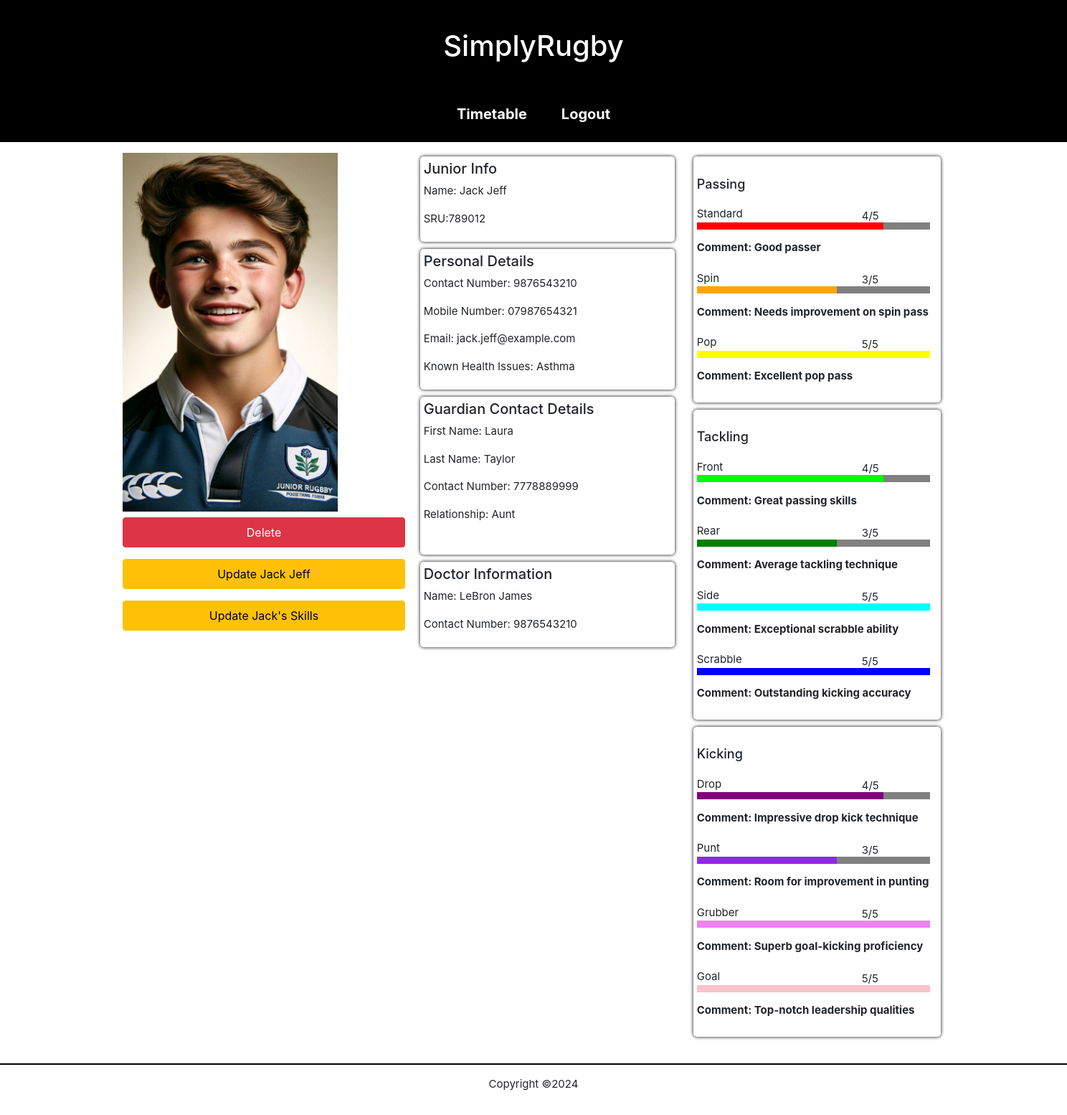
/junior-page.php?id=2 (signed in), run on the app's committed database.
### tables this page shows
CREATE TABLE juniors(
junior_id INT PRIMARY KEY AUTO_INCREMENT NOT NULL,
address_id INT NOT NULL,
user_id INT,
first_name  varchar(32) NOT NULL,
last_name  varchar(32) NOT NULL,
dob DATE,
sru_no  INT NOT NULL,
contact_no  varchar(40) NOT NULL,
mobile_no  varchar(40),
email_address varchar(45),
health_issues TEXT,
filename VARCHAR(64),
FOREIGN KEY (address_id) REFERENCES addresses (address_id),
FOREIGN KEY (user_id) REFERENCES users (user_id)
);

CREATE TABLE guardians(
  guardian_id INT AUTO_INCREMENT PRIMARY KEY,
  address_id INT NOT NULL,
  guardian_first_name varchar(48) NOT NULL,
  guardian_last_name varchar(48) NOT NULL,
  guardian_contact_no varchar(45) NOT NULL,
  relationship varchar(35) NOT NULL,
  FOREIGN KEY (address_id) REFERENCES addresses(address_id)
);

CREATE TABLE doctors(
doctor_id INT PRIMARY KEY AUTO_INCREMENT NOT NULL,
doctor_first_name  varchar(32) NOT NULL,
doctor_last_name  varchar(32) NOT NULL,
doctor_contact_no  varchar(40) NOT NULL
);

CREATE TABLE junior_skills (
  junior_id INT NOT NULL,
  skill_id INT NOT NULL,
  squad_id INT NOT NULL,
  skill_level INT NOT NULL,
  comment TEXT,
  PRIMARY KEY (junior_id, skill_id),
  FOREIGN KEY (junior_id) REFERENCES juniors(junior_id),
  FOREIGN KEY (skill_id) REFERENCES skills(skill_id)
);

CREATE TABLE skills (
  skill_id  INT PRIMARY KEY AUTO_INCREMENT NOT NULL,
  category varchar(30) NOT NULL,
  skill_name varchar(30) NOT NULL
);

### junior-page.php (called while the page is built, shortened)
<?php
require("classes/components.php");
require("classes/utils.php");
require("classes/junior.php");
$junior = Junior::getJunior($_GET["id"]);
Components::singleJunior($junior);
?>

### classes/junior.php (called while the page is built, shortened)
<?php
require_once("classes/utils.php");
class Junior
{
  public static function getJuniorSkills($playerId)
  {
    $conn = Connection::connect();
    $stmt = $conn->prepare(SQL::$getJuniorSkills);
    $stmt->execute([$playerId]);
    $juniors = $stmt->fetchAll();
    return $juniors;
  }
  public static function getJunior($playerId)
  {
    $conn = Connection::connect();
    $stmt = $conn->prepare(SQL::$getJunior);
    $stmt->execute([$playerId]);
    $junior = $stmt->fetch();
    return $junior;
  }
  public static function getGuardians($playerId)
  {
    $conn = Connection::connect();
    $stmt = $conn->prepare(SQL::$getJuniorGuardians);
    $stmt->execute([$playerId]);
    $juniors = $stmt->fetchAll();
    return $juniors;
  }
}

### classes/utils.php (called while the page is built, shortened)
<?php
class Utils {
  public static function escape($input) {
    return trim(htmlspecialchars($input));
  }
}

### components/junior-skill.php (the view, shortened to what this page needs)
<div class="skill-card">
    <div class="skill-name-container"><?php echo $skillName; ?></div>
    <div class="level-bar-container">
        <div>
            <div id="level-bar-<?php echo $skillName; ?>" class="skill-level-bar"></div>
        </div>
        <p class="level-rating"><?php echo $skillLevel; ?>/5</p>
        <div class="skill-comment">Comment: <?php echo $comment; ?></div>
    </div>
</div>

### classes/components.php (shortened to what this page needs)
<?php
class Components {
  public static function pageHeader($pageTitle, $stylesheets, $scripts) {
    require("components/header.php");
  }
  public static function pageFooter() {
    require("components/footer.php");
  }
  public static function singleJunior($junior)
  {
    if (!empty($junior)) {
      $firstName = Utils::escape($junior["first_name"]);
      $lastName = Utils::escape($junior["last_name"]);
      $sruNumber = Utils::escape($junior["sru_no"]);
      $contactNumber = Utils::escape($junior["contact_no"]);
      $mobileNumber = Utils::escape($junior["mobile_no"]);
      $emailAddress = Utils::escape($junior["email_address"]);
      $healthIssues = Utils::escape($junior["health_issues"]);
      $filename = Utils::escape($junior["filename"]);
      $doctorFirstName = Utils::escape($junior["doctor_first_name"]);
      $doctorLastName = Utils::escape($junior["doctor_last_name"]);
      $doctorContact = Utils::escape($junior["doctor_contact_no"]);
      require("components/junior-single.php");
    } else {
      require("components/no-single-player-found.php");
    }
  }
  public static function juniorGuardians($juniors)
  {
    if (!empty($juniors)) {
      foreach ($juniors as $junior) {
        $guardianFirstName = Utils::escape($junior["guardian_first_name"]);
        $guardianLastName = Utils::escape($junior["guardian_last_name"]);
        $guardianContactNum = Utils::escape($junior["guardian_contact_no"]);
        $relationship = Utils::escape($junior["relationship"]);
        require("components/guardian-single.php");
      }
    } else {
      require("components/no-players-found.php");
    }
  }
  public static function juniorPassingSkill($juniors)
  {
    if (!empty($juniors)) {
      foreach ($juniors as $junior) {
        $skillCategory = Utils::escape($junior["category"]);
        $skillName = Utils::escape($junior["skill_name"]);
        $skillLevel = Utils::escape($junior["skill_level"]);
        $comment = Utils::escape($junior["comment"]);
        if($skillCategory == "Passing"){
          require("components/junior-skill.php");
        }
      }
    } else {
      require("components/no-players-found.php");
    }
  }
  public static function juniorTacklingSkill($juniors)
  {
    if (!empty($juniors)) {
      foreach ($juniors as $junior) {
        $skillCategory = Utils::escape($junior["category"]);
        $skillName = Utils::escape($junior["skill_name"]);
        $skillLevel = Utils::escape($junior["skill_level"]);
        $comment = Utils::escape($junior["comment"]);
        if($skillCategory == "Tackling"){
          require("components/junior-skill.php");
        }
      }
    } else {
      require("components/no-players-found.php");
    }
  }
  public static function juniorKickingSkill($juniors)
  {
    if (!empty($juniors)) {
      foreach ($juniors as $junior) {
        $skillCategory = Utils::escape($junior["category"]);
        $skillName = Utils::escape($junior["skill_name"]);
        $skillLevel = Utils::escape($junior["skill_level"]);
        $comment = Utils::escape($junior["comment"]);
        if($skillCategory == "Kicking"){
          require("components/junior-skill.php");
        }
      }
    } else {
      require("components/no-players-found.php");
    }
  }
}

### components/junior-single.php (shortened to what this page needs)
<main class="content-wrapper profile-content">
  <div class="profile-content-container">
  <div class="profile-container">
      <div>
        <img class="profile-img" src="images/<?php echo $filename; ?>" alt="Cover of <?php echo $firstName; ?>" class="profile-img">
        <form
          method="post"
          action="">
          <input type="submit" id="deleteBtn" class="btn btn-danger my-2" value="Delete">
          <input type="submit" class="btn btn-warning my-2" name="updateSubmit" value="<?php echo 'Update ', $firstName, ' ', $lastName; ?>">
          <input type="submit" class="btn btn-warning my-2" name="updateSkillSubmit" value="<?php echo 'Update ', $firstName. '\'s Skills'; ?>">
        </form>
      </div>
  </div>
    <div class="profile-container">
      <div class="profile-items">
        <h2>Junior Info</h2>
        <p><?php echo 'Name: ', $firstName, ' ', $lastName; ?></p>
        <p><?php echo 'SRU:', $sruNumber; ?></p>
      </div>
      <div class="profile-items">
        <h2>Personal Details</h2>
        <p><?php echo 'Contact Number: ', $contactNumber; ?></p>
        <p><?php echo 'Mobile Number: ', $mobileNumber; ?></p>
        <p><?php echo 'Email: ', $emailAddress; ?></p>
        <p><?php echo 'Known Health Issues: ', $healthIssues; ?></p>
      </div>
      <div class="profile-items">
      <h2>Guardian Contact Details</h2>
      <?php
          $skill = Junior::getGuardians($_GET["id"]);
          Components::juniorGuardians($skill);
          ?>
      </div>
      <div class="profile-items">
        <h2>Doctor Information</h2>
        <p><?php echo 'Name: ', $doctorFirstName, ' ', $doctorLastName; ?></p>
        <p><?php echo 'Contact Number: ', $doctorContact; ?></p>
      </div>
    </div>
    <div class="skills-card-container">
      <div class="skills-card passing-card">
        <div>
          <br>
          <h3>Passing</h3>
        </div>
        <?php
          $skill = Junior::getJuniorSkills($_GET["id"]);
          Components::juniorPassingSkill($skill);
        ?>
      </div>
      <div class="skills-card tackling-card">
        <div>
          <br>
          <h3>Tackling</h3>
        </div>
      </div>
      <div class="skills-card kicking-card">
        <div>
          <br>
          <h3>Kicking</h3>
        </div>
      </div>
    </div>
  </div>
</main>

### components/guardian-single.php
<p><?php echo 'First Name: ', $guardianFirstName?></p>
<p><?php echo 'Last Name: ', $guardianLastName; ?></p>
<p><?php echo 'Contact Number: ', $guardianContactNum; ?></p>
<p><?php echo 'Relationship: ', $relationship; ?></p>
<br>

### css/style.css (style rules this page uses)
* { box-sizing: border-box; }
body { margin: 0; overflow-x: hidden; }
body, button, input, textarea, select { font-family: "Arial", "Helvetica", sans-serif; font-size: 16px; }
.content-wrapper { margin: auto; width: 100%; }
input:not(input.button) { margin-bottom: 16px; padding: 8px; width: 100%; }
#level-bar-Standard { background-color: red; }
#level-bar-Spin { background-color: orange; }
#level-bar-Pop { background-color: yellow; }
#level-bar-Front { background-color: lime; }
#level-bar-Rear { background-color: green; }
#level-bar-Side { background-color: cyan; }
#level-bar-Scrabble { background-color: blue; }
#level-bar-Drop { background-color: purple; }
#level-bar-Punt { background-color:blueviolet; }
#level-bar-Grubber { background-color: violet; }
#level-bar-Goal { background-color: pink; }
@media screen and (min-width:320px) { .profile-content-container { margin:15px 0; display: flex; flex-direction: column; align-items: center; } }
@media screen and (min-width:320px) { .profile-items { width: 355px; margin: 0 auto; } }
@media screen and (min-width:320px) { .profile-img { width:355px; height: 350px; object-fit: cover; } }
@media screen and (min-width:320px) { p, .skills-card div { font-size: 15px; } }
@media screen and (min-width:320px) { h2 { font-size: 20px; } }
@media screen and (min-width:320px) { h3 { font-size: 18px; } }
@media screen and (min-width:320px) { .profile-items, .skills-card { margin:5px; padding:5px; border-radius: 5px; box-shadow: black 0 0 5px 0px; } }
@media screen and (min-width:320px) { .level-rating { margin-top:-30px; margin-left:285px; } }
@media screen and (min-width:320px) { .skill-comment { margin-top:20px; } }
@media screen and (min-width:320px) { p, body, td, input, select, button { font-family: -apple-system,system-ui,BlinkMacSystemFont,'Segoe UI',Roboto,'Helvetica Neue',Arial,sans-serif; } }
@media screen and (min-width: 950px) { .content-wrapper { width: 973px; } }
@media screen and (min-width: 950px) { .profile-img { height: 500px; width: 300px; object-fit: cover; } }
@media screen and (min-width: 950px) { .level-rating { margin:-30px 0 0 230px; } }
@media screen and (min-width: 950px) { .skill-comment { margin-top:22px; font-weight: bold; } }
@media screen and (min-width: 950px) { .skill-name-container { margin-top:15px; } }
@media screen and (min-width: 950px) { .skill-card { width: 650px; margin:20px 0; } }
@media screen and (min-width: 950px) { .passing-card { margin-bottom:5px; } }
@media screen and (min-width: 950px) { .tackling-card, .kicking-card { margin: 10px 0; } }
@media screen and (min-width: 950px) { .skills-card { padding:10px 2px; width: 345px; } }
@media screen and (min-width: 950px) { .level-bar-container { width: 325px; } }
@media screen and (min-width: 950px) { .profile-content { width: 100%; } }
@media screen and (min-width: 950px) { .profile-container { display: flex; flex-direction: column; flex-wrap: wrap; justify-content: flex-start; align-items: stretch; align-content: flex-start; } }
@media screen and (min-width: 950px) { .profile-items:nth-child(1) { display: block; flex-grow: 0; flex-shrink: 1; flex-basis: auto; align-self: auto; order: 0; } }
@media screen and (min-width: 950px) { .profile-items:nth-child(2) { display: block; flex-grow: 0; flex-shrink: 1; flex-basis: auto; align-self: auto; order: 0; } }
@media screen and (min-width: 950px) { .profile-items:nth-child(3) { display: block; flex-grow: 0; flex-shrink: 1; flex-basis: auto; align-self: auto; order: 0; } }
@media screen and (min-width: 950px) { .profile-items:nth-child(4) { display: block; flex-grow: 0; flex-shrink: 1; flex-basis: auto; align-self: auto; order: 0; } }
@media screen and (min-width: 950px) { .profile-content-container { display: flex; flex-direction: row; align-items: start; justify-content: center; gap:16px; } }
@media screen and (min-width: 950px) { .skills-card-container { display: flex; flex-direction: column; } }
@media screen and (min-width: 950px) { .profile-items, .skills-card { margin:5px; padding:5px; border-radius: 5px; box-shadow: black 0 0 5px 0px; } }
@media screen and (min-width: 950px) { .passing-card h3 { margin-top:0; } }

### data on the page
juniors: filename (picture), updateSubmit "Update Jack Jeff", updateSkillSubmit "Update Jack's Skills", first_name "Jack", last_name "Jeff", sru_no "789012", contact_no "9876543210", mobile_no "07987654321", email_address "jack.jeff@example.com", health_issues "Asthma", guardians.guardian_first_name "Laura", guardians.guardian_last_name "Taylor", guardians.guardian_contact_no "7778889999", guardians.relationship "Aunt"
doctors: doctor_first_name "LeBron", doctor_last_name "James", doctor_contact_no "9876543210"
junior_skills: skill.skill_name "Standard", skill_level "4", comment "Good passer"
junior_skills: skill.skill_name "Spin", skill_level "3", comment "Needs improvement on spin pass"
junior_skills: skill.skill_name "Pop", skill_level "5", comment "Excellent pop pass"
junior_skills: skill.skill_name "Front", skill_level "4", comment "Great passing skills"
junior_skills: skill.skill_name "Rear", skill_level "3", comment "Average tackling technique"
junior_skills: skill.skill_name "Side", skill_level "5", comment "Exceptional scrabble ability"
junior_skills: skill.skill_name "Scrabble", skill_level "5", comment "Outstanding kicking accuracy"
junior_skills: skill.skill_name "Drop", skill_level "4", comment "Impressive drop kick technique"
junior_skills: skill.skill_name "Punt", skill_level "3", comment "Room for improvement in punting"
junior_skills: skill.skill_name "Grubber", skill_level "5", comment "Superb goal-kicking proficiency"
junior_skills: skill.skill_name "Goal", skill_level "5", comment "Top-notch leadership qualities"
